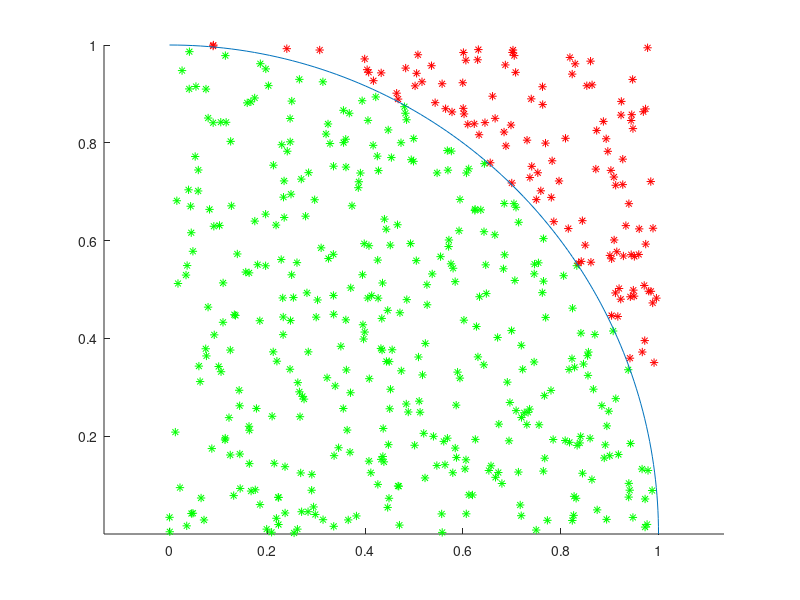
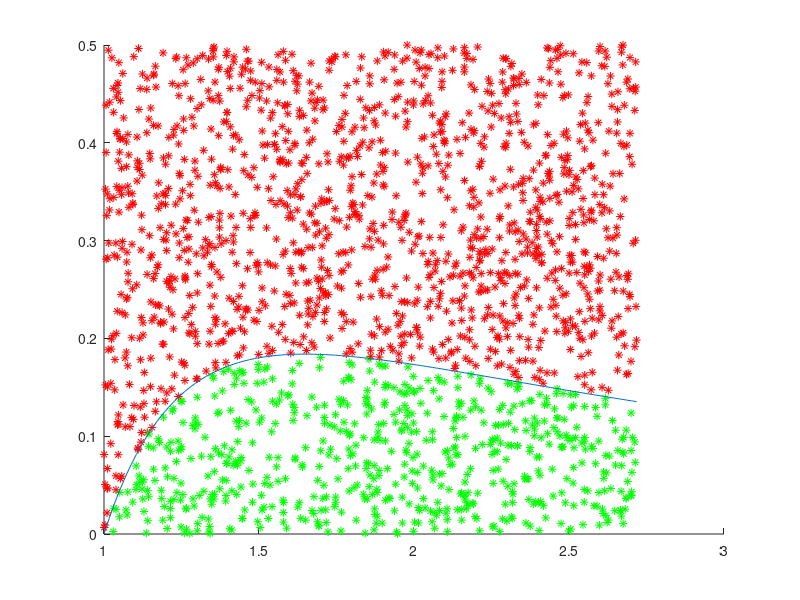
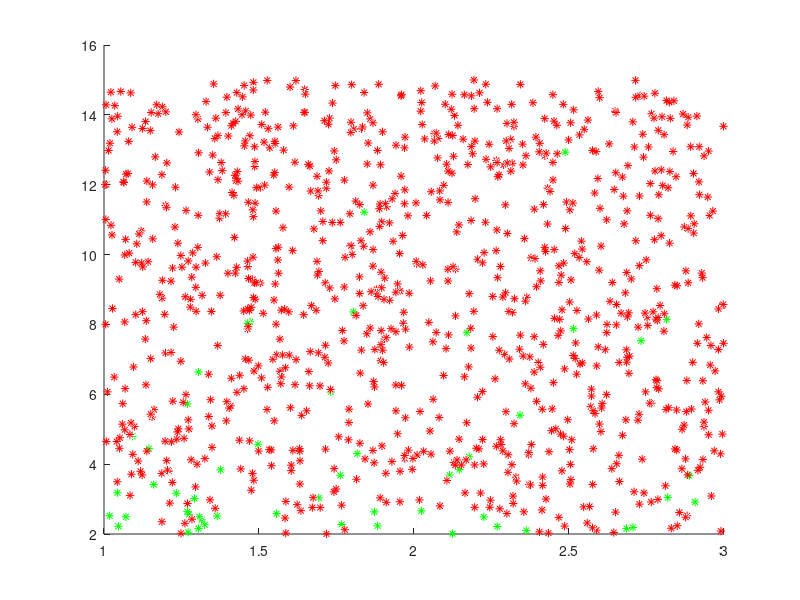

MATLAB code to generate these figures, in order: (Note: a time limit stopped this script after it produced the figures.)
clear variables;
close all;

%% 1)

N = 500; %nombre de fléchettes

v = 0; %nombre de fléchettes dans le cadran

X = rand(1,N);
Y = rand(1,N);

figure(1);
for i=1:N
    if sqrt(X(i)^2+Y(i)^2) <= 1
        hold on;
        plot(X(i),Y(i),'g*');
        v = v+1;
    else
        hold on;
        plot(X(i),Y(i),'r*');
    end
end

hold on;
theta = linspace(0,pi/2);
x = cos(theta);
y = sin(theta);
plot(x,y)


axis equal;

disp('Fléchettes dans le cercle :')
disp(v);

disp('Approximation de pi :')
app_pi = (v/N)*4;


disp(app_pi);


%% 2)

N = 2000; %nombre de fléchettes

v = 0; %nombre de fléchettes dans l'intégrale

X = 1+(exp(1)-1).*rand(1,N);
Y = 0.5*rand(1,N);

figure(2);
for i=1:N
    if Y(i) <= (log(X(i))/(X(i)^2))
        hold on;
        plot(X(i),Y(i),'g*');
        v = v+1;
    else
        hold on;
        plot(X(i),Y(i),'r*');
    end
end

hold on;
x = linspace(1,exp(1));
y = log(x)./(x.^2);
plot(x,y)

integrale = (v*0.5*(exp(1)-1))/N;

disp('Fléchettes dans le cercle :')
disp(v);

disp('Approximation de l integrale :')
disp(integrale);


%% 3)


N = 1000; %nombre de fléchettes

v = 0; %nombre de fléchettes dans l'intégrale

X = 1+2.*rand(1,N);
Y = 2+13*rand(1,N);
Z = 0.05*rand(1,N);

figure(3);

for i=1:N
    if Z(i) <= 1/((X(i)+Y(i))^3)
        hold on;
        plot3(X(i),Y(i),Z(i),'g*');
        v = v+1;
    else
        hold on;
        plot3(X(i),Y(i),Z(i),'r*');
    end
end
